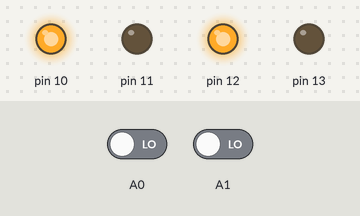
Bench run of a sketch on a simulated Arduino Uno, built with avr-gcc and run on an emulated ATmega328P. On the bench: output pins drawn as LEDs (lit = HIGH). Inputs (shaded band) come from the test bench; at power-on: A0 LOW, A1 LOW.

Above: at 1.8 s.
1.9 s: A0 driven HIGH
At 2.5 s:
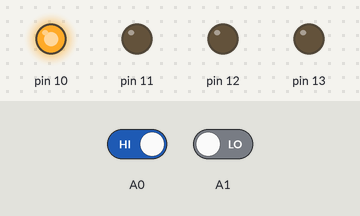
3.5 s: A1 driven HIGH
At 4.7 s:
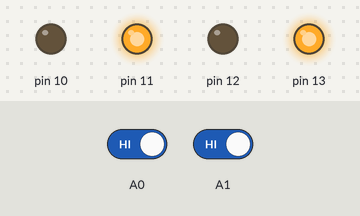
5.0 s: A0 driven LOW
At 6.0 s:
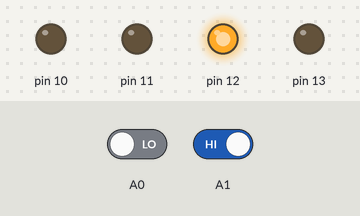
6.5 s: A1 driven LOW
At 7.2 s:
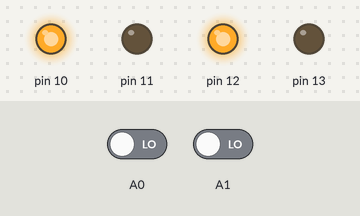
Timing chart, 0 to 9.0 s (numbered marks = the images above; inputs shaded):
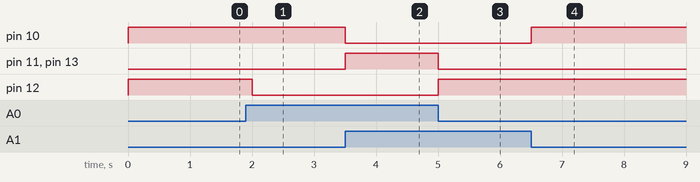

Measured:
- after the input at 1.9 s, pin 12: HIGH → LOW after 0.10 s
- after the input at 3.5 s, pin 10: HIGH → LOW at once; pin 11, pin 13: LOW → HIGH at once
- after the input at 5.0 s, pin 11, pin 13: HIGH → LOW at once; pin 12: LOW → HIGH at once
- after the input at 6.5 s, pin 10: LOW → HIGH at once

The sketch:

firefightingrobot.ino
```cpp
//*********ARK TECHNOSOLUTIONS*********//

int l,r;
void setup()
{
  pinMode(10,OUTPUT);
  pinMode(11,OUTPUT);
  pinMode(12,OUTPUT);
  pinMode(13,OUTPUT);
  pinMode(A0,INPUT);
  pinMode(A1,INPUT);
}
void loop()
{
  r=digitalRead(A0);
  l=digitalRead(A1);
  if(r==HIGH && l==HIGH)
  {
     digitalWrite(10,LOW);
    digitalWrite(11,HIGH);
    digitalWrite(12,LOW);
    digitalWrite(13,HIGH);
  }
  else if(r==LOW && l==LOW)
  {
    digitalWrite(10,HIGH);
    digitalWrite(11,LOW);
    digitalWrite(12,HIGH);
    digitalWrite(13,LOW);
  }

  else if(r==HIGH && l==LOW)
  {
    digitalWrite(10,HIGH);
    digitalWrite(11,LOW);
    digitalWrite(12,LOW);
    digitalWrite(13,LOW);
  }
  else if(r==LOW && l==HIGH)
  {
    digitalWrite(10,LOW);
    digitalWrite(11,LOW);
    digitalWrite(12,HIGH);
    digitalWrite(13,LOW);
  }
  delay(500);
}

    //*********ARK TECHNOSOLUTIONS*********//
```
